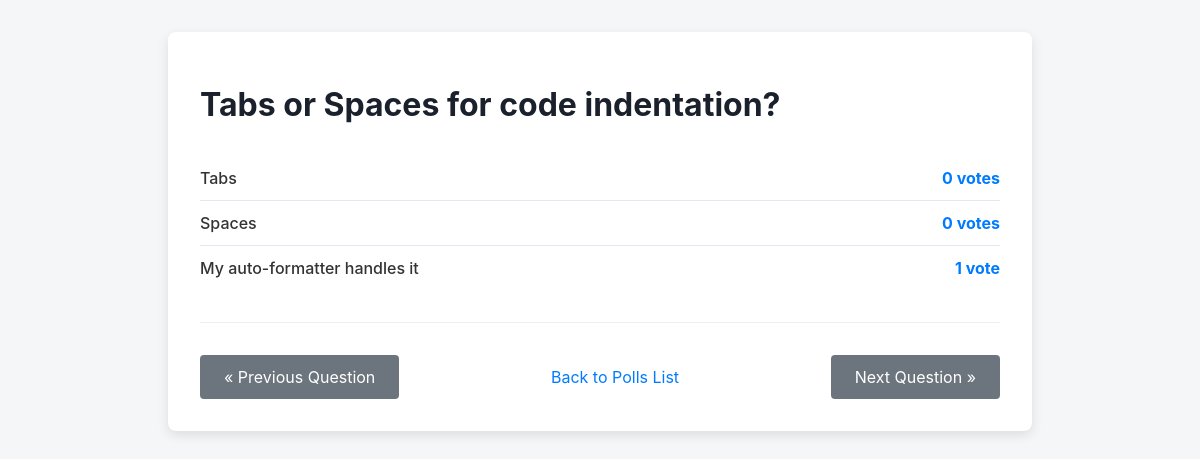
Screenshot of /polls/3/results/ with the database file from the repository.
### polls/models.py (models this page shows, shortened)
class Question(models.Model):
    question_text = models.CharField(max_length=200)
    pub_date = models.DateTimeField("date published")

class Choice(models.Model):
    question = models.ForeignKey(Question, on_delete=models.CASCADE)
    choice_text = models.CharField(max_length=200)
    votes = models.IntegerField(default=0)

### polls/views.py (the view)
# urls.py: path("<int:pk>/results/", views.ResultsView.as_view(), name="results"),
class ResultsView(generic.DetailView):
    model = Question
    template_name = "polls/results.html"
    def get_context_data(self, **kwargs):
        context = super().get_context_data(**kwargs)
        question = self.get_object()
        context['previous_question'] = Question.objects.filter(
            pub_date__lt=question.pub_date
        ).order_by('-pub_date').first()
        context['next_question'] = Question.objects.filter(
            pub_date__gt=question.pub_date
        ).order_by('pub_date').first()
        return context

### polls/templates/polls/results.html (shortened to what this page needs)
<!DOCTYPE html>
<html lang="en">
<head>
</head>
<body>
    <div class="container">
        <h1>{{ question.question_text }}</h1>
        <ul class="results-list">
        {% for choice in question.choice_set.all %}
            <li>
                <span class="choice-text">{{ choice.choice_text }}</span>
                <span class="vote-count">{{ choice.votes }} vote{{ choice.votes|pluralize }}</span>
            </li>
        {% endfor %}
        </ul>
        <div class="nav-buttons">
            {% if previous_question %}
                <a href="{% url 'polls:detail' previous_question.id %}" class="nav-button">&laquo; Previous Question</a>
            {% else %}
                <span class="nav-button disabled">&laquo; Previous Question</span>
            {% endif %}
            <a href="{% url 'polls:index' %}" class="back-link">Back to Polls List</a>
            {% if next_question %}
                <a href="{% url 'polls:detail' next_question.id %}" class="nav-button">Next Question &raquo;</a>
            {% else %}
                <span class="nav-button disabled">Next Question &raquo;</span>
            {% endif %}
        </div>
    </div>
</body>
</html>

### polls/templates/polls/results.html (style rules this page uses)
body { font-family: -apple-system, BlinkMacSystemFont, "Segoe UI", Roboto, Helvetica, Arial, sans-serif; background-color: #f4f6f8; color: #333; margin: 0; padding: 2rem; }
.container { max-width: 800px; margin: auto; background: white; padding: 2rem; border-radius: 8px; box-shadow: 0 4px 12px rgba(0,0,0,0.1); }
h1 { color: #1a202c; }
.results-list { list-style: none; padding: 0; margin: 2rem 0; }
.results-list li { display: flex; justify-content: space-between; align-items: center; padding: 0.75rem 0; border-bottom: 1px solid #e2e8f0; }
.results-list li:last-child { border-bottom: none; }
.choice-text { font-weight: 500; }
.vote-count { font-weight: bold; color: #007bff; }
.nav-buttons { display: flex; justify-content: space-between; align-items: center; margin-top: 2rem; border-top: 1px solid #eee; padding-top: 2rem; }
.nav-button { display: inline-block; background-color: #6c757d; color: white; border: none; padding: 0.75rem 1.5rem; text-decoration: none; font-size: 1rem; border-radius: 4px; cursor: pointer; transition: background-color 0.2s; }
.back-link { color: #007bff; text-decoration: none; }

### rows the page displays
Question: question_text "Tabs or Spaces for code indentation?"
Choice: choice_text "Tabs", votes "0"
Choice: choice_text "Spaces", votes "0"
Choice: choice_text "My auto-formatter handles it", votes "1"
